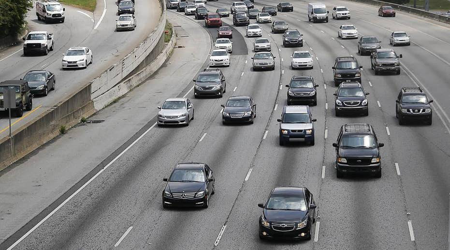
#> input picture car.png, 450 x 250 px
$ python CarDetector.py
#> lines starting #> are read from the running program, lines starting #| are printed output that depends on the picture; after the words box and inside, x2 and y2 are one past the last pixel; in counts of white or black regions, pixels touching at a corner belong together
import cv2
car_cascade = cv2.CascadeClassifier('cars.xml')
image = cv2.imread('car.png')
#> image is the input picture: shape (250, 450, 3); mean B, G, R 126.4, 126.8, 126.9
grayscale = cv2.cvtColor(image, cv2.COLOR_BGR2GRAY)
carsDetect = car_cascade.detectMultiScale(grayscale, 1.05, 1)
#> carsDetect = 24 rows, first 6: [376, 1, 23, 23], [330, 3, 23, 23], [213, 21, 24, 24], [390, 30, 23, 23], [306, 4, 27, 27], [338, 24, 22, 22]
print(f'{len(carsDetect)} cars found')
#| 24 cars found
for (x,y,z,a) in carsDetect:
    cv2.rectangle(image,(x,y),(x+z,y+a),(0,0,255),4)
#> this loop made 24 passes
#> (x, y, z, a) on passes 1 to 12: (376, 1, 23, 23), (330, 3, 23, 23), (213, 21, 24, 24), (390, 30, 23, 23), (306, 4, 27, 27), (338, 24, 22, 22), (202, 11, 24, 24), (354, 38, 22, 22), (240, 43, 42, 42), (272, 16, 44, 44), (364, 43, 45, 45), (8, 18, 52, 52)
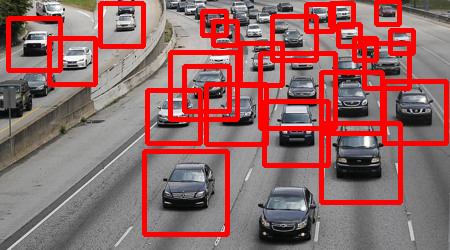
#> image: shape (250, 450, 3); 17.8% of pixels changed, all inside (x1, y1, x2, y2) = (6, 0, 449, 237)
cv2.imshow('Detected Cars', image)
cv2.waitKey(0)
